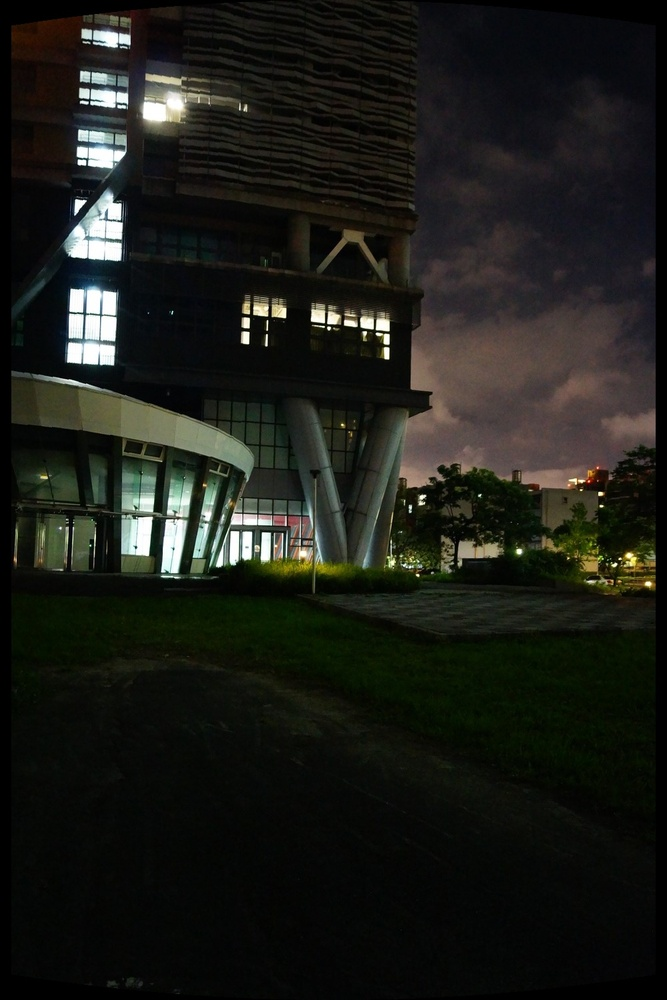
#> input picture project2_panorama/0.jpg, 667 x 1000 px, shrunk from 1000 x 1500 before the run
$ python crop.py ../0.jpg
#> lines starting #> are read from the running program, lines starting #| are printed output that depends on the picture; after the words box and inside, x2 and y2 are one past the last pixel; in counts of white or black regions, pixels touching at a corner belong together
#> further down, img is the input picture: shape (1000, 667, 3); mean B, G, R 24.2, 29.6, 28.2
import cv2
import numpy as np
import sys
import constant as const


"""
Crop the absolute black(0) border in pano image

Args:
    img: a panoramas image array

Returns:
    cropped image array
"""
def crop(img):
    #if absolutely black then consider as the region need to crop
    img_gray = cv2.cvtColor(img, cv2.COLOR_BGR2GRAY)
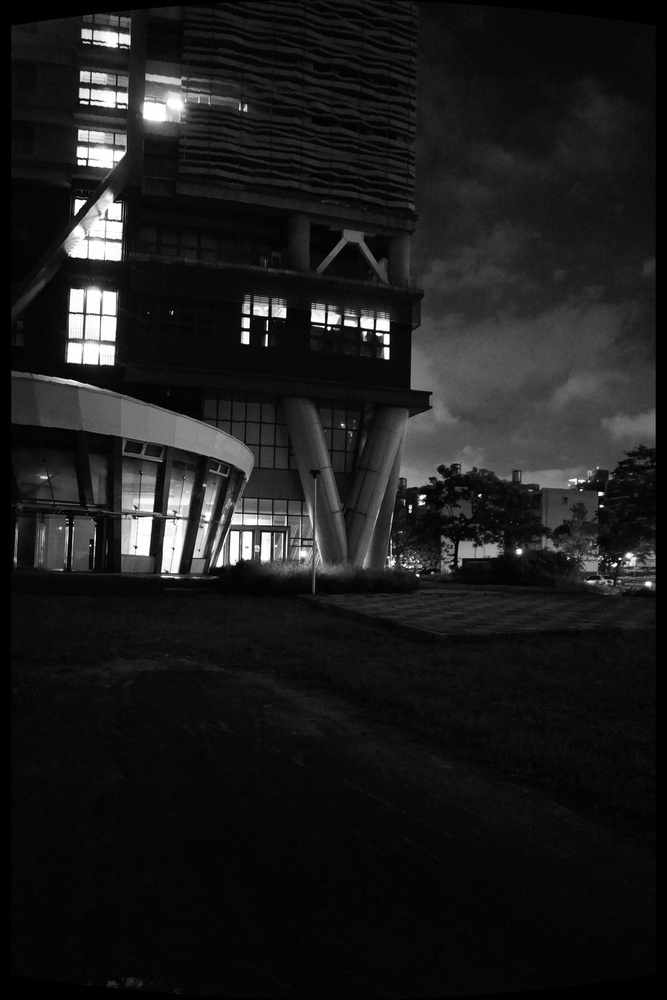
#> img_gray: shape (1000, 667); min 0, max 255, mean 28.6
    _, img_thresh = cv2.threshold(img_gray, 0, 255, cv2.THRESH_BINARY)
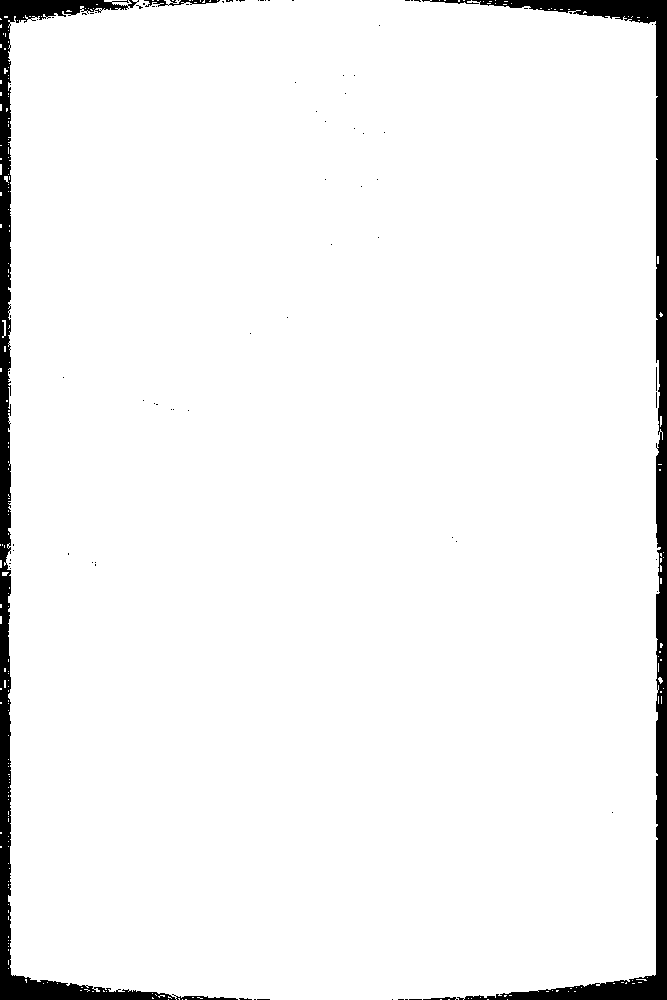
#> img_thresh: shape (1000, 667); 95.6% white; 82 black regions (76 under 20 px), largest, box (x1, y1, x2, y2) and area: (457, 0, 667, 1000) 14872, (0, 0, 238, 1000) 13635, (144, 0, 220, 7) 225, (422, 0, 479, 4) 113, (423, 997, 458, 1000) 63, (656, 367, 657, 391) 24

    upper_y, lower_y = [0, img.shape[0]]
#> upper_y = 0; lower_y = 1000
    max_black_pixel_num_thres = img.shape[1]//const.CROP_DENOMINATOR
#> max_black_pixel_num_thres = 13

    #from up to down, break at if there have enough info pixel
    for y in range(img_thresh.shape[0]):
        if len(np.where(img_thresh[y] == 0)[0]) < max_black_pixel_num_thres:
            upper_y = y
            break

    #bottom up, break at if there have enough info pixel
    for y in range(img_thresh.shape[0]-1, 0, -1):
        if len(np.where(img_thresh[y] == 0)[0]) < max_black_pixel_num_thres:
            lower_y = y
            break

    return img[upper_y:lower_y, :]

if __name__ == '__main__':
    image_fn = sys.argv[1]
    img = cv2.imread(image_fn)
    img = crop(img)
    cv2.imwrite('cropped_'+image_fn,img)

$ run again, on project2_panorama/14.jpg
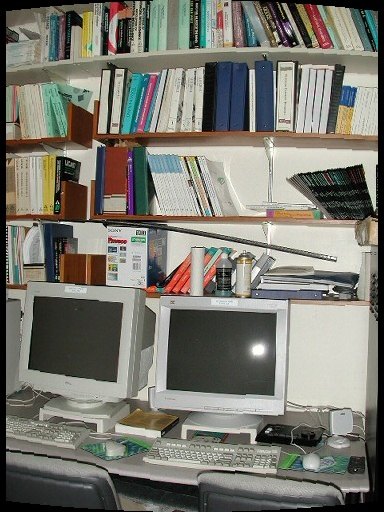
#> input picture project2_panorama/14.jpg, 384 x 512 px
#> img is the input picture: shape (512, 384, 3); mean B, G, R 111.1, 120.2, 121.5
#> in crop, `_, img_thresh = cv2.threshold(img_gray, 0, 255, cv2.THRESH_BINARY)`:
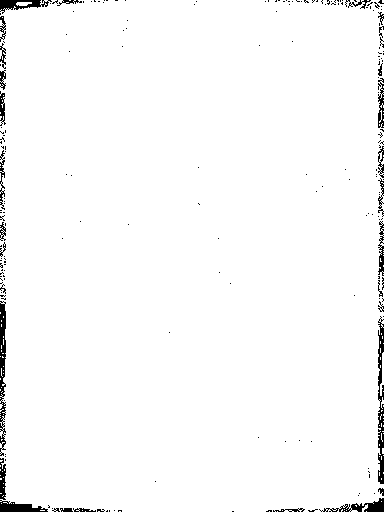
#> img_thresh: shape (512, 384); 97.7% white; 203 black regions (174 under 20 px), largest, box (x1, y1, x2, y2) and area: (378, 316, 384, 484) 656, (0, 301, 6, 456) 613, (319, 498, 384, 512) 360
#> in crop, `return img[upper_y:lower_y, :]`:
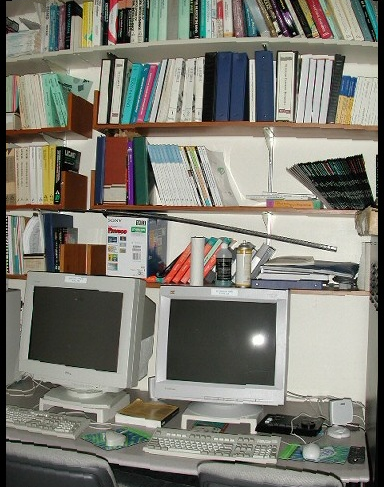
#> returned value: shape (487, 384, 3); mean of channels 0, 1, 2 114.3, 123.7, 125.1; drawn as B, G, R

$ run again, on project2_panorama/16.jpg
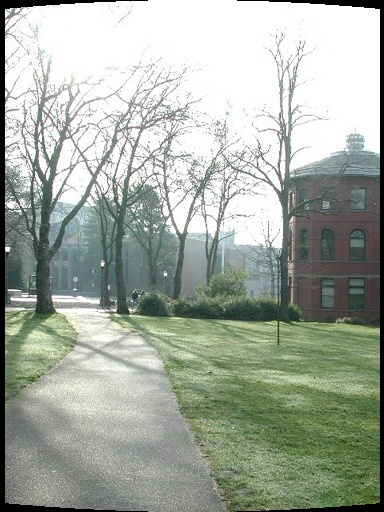
#> input picture project2_panorama/16.jpg, 384 x 512 px
#> img is the input picture: shape (512, 384, 3); mean B, G, R 159.3, 170, 162.5
#> in crop, `_, img_thresh = cv2.threshold(img_gray, 0, 255, cv2.THRESH_BINARY)`:
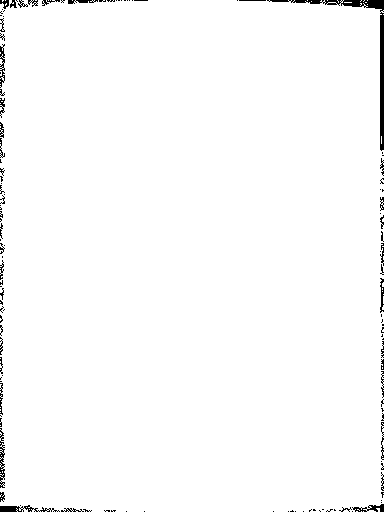
#> img_thresh: shape (512, 384); 98.3% white; 124 black regions (88 under 20 px), largest, box (x1, y1, x2, y2) and area: (267, 0, 384, 151) 1023, (0, 505, 60, 512) 208, (0, 428, 5, 488) 166
#> in crop, `return img[upper_y:lower_y, :]`:
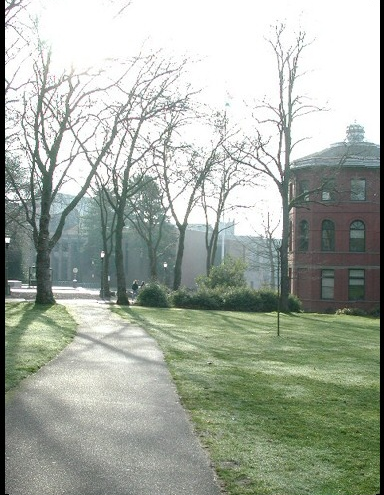
#> returned value: shape (495, 384, 3); mean of channels 0, 1, 2 160.6, 171.6, 163.9; drawn as B, G, R

$ run again, on project2_panorama/17.jpg
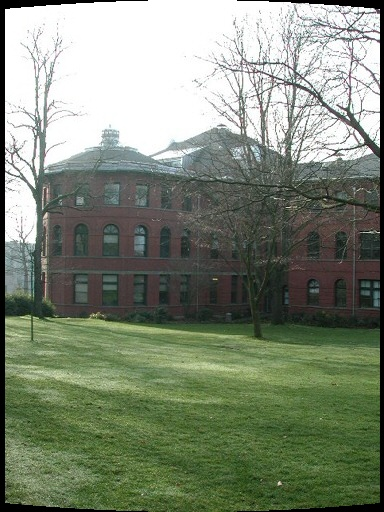
#> input picture project2_panorama/17.jpg, 384 x 512 px
#> img is the input picture: shape (512, 384, 3); mean B, G, R 117.2, 135.7, 125.9
#> in crop, `_, img_thresh = cv2.threshold(img_gray, 0, 255, cv2.THRESH_BINARY)`:
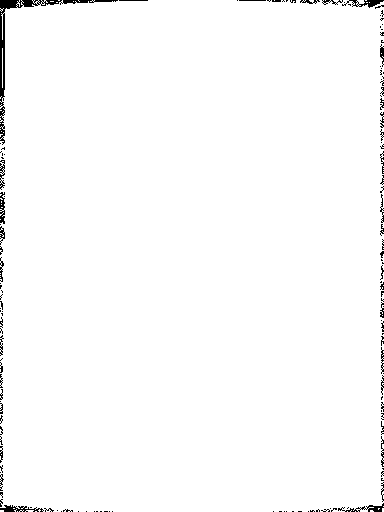
#> img_thresh: shape (512, 384); 98.4% white; black in thin lines or dots
#> in crop, `return img[upper_y:lower_y, :]`:
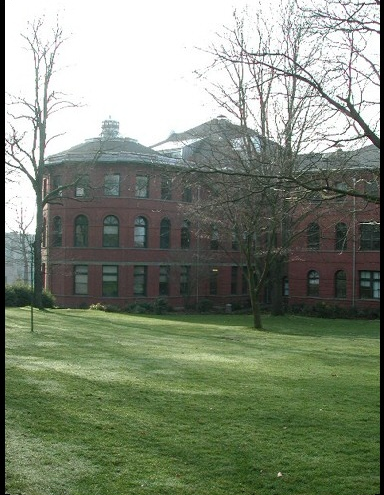
#> returned value: shape (495, 384, 3); mean of channels 0, 1, 2 117.8, 136.4, 126.5; drawn as B, G, R
